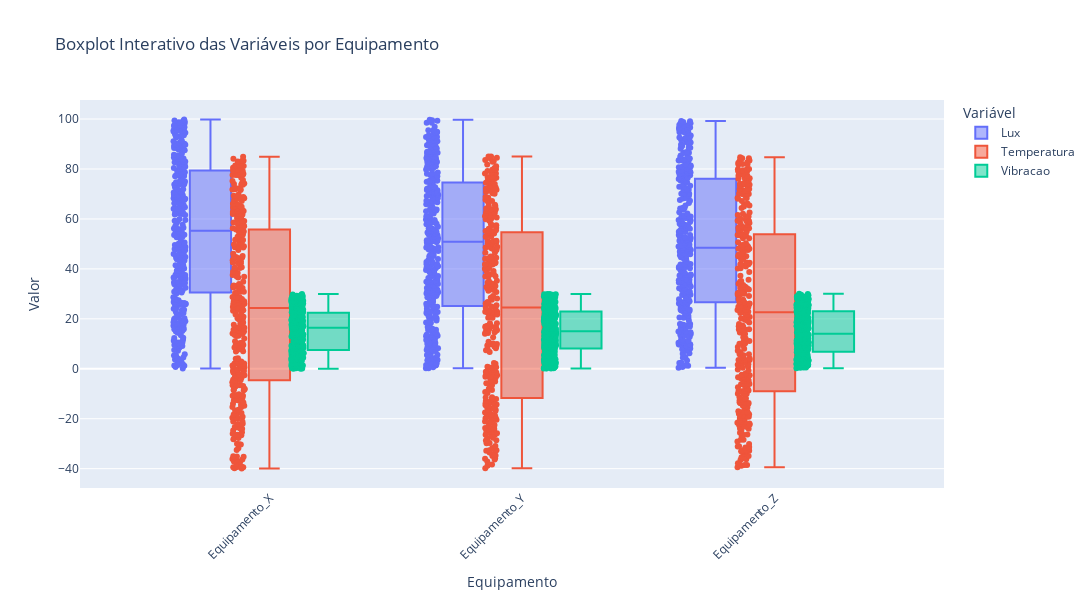

Source (notebook cell):
### Markdown cell above
📊 Boxplot interativo das variáveis por Tipo de Semente

Foi criado um boxplot interativo com Plotly para visualizar a distribuição das variáveis numéricas de cada tipo de semente de trigo. Através da função `melt()`, a base foi transformada para o formato longo, permitindo o agrupamento por classe (target) e por variável. Esse gráfico revela diferenças significativas nas medianas e amplitudes interquartis, além da presença de potenciais outliers. Por exemplo, as variedades Kama e Canadian apresentam padrões distintos em variáveis como Compacidade e Comprimento do Sulco do Núcleo. Essas diferenças são úteis para a criação de modelos de classificação baseados em características físicas das sementes.

### Code cell
#📊 Boxplot interativo das variáveis

df_long = df.melt(id_vars=boxplot_target_col,
                  value_vars=boxplot_cols,
                  var_name=boxplot_legend_title,
                  value_name=boxplot_yaxis_title)

fig = px.box(df_long,
             x=boxplot_target_col,
             y=boxplot_yaxis_title,
             color=boxplot_legend_title,
             points='all',
             title=boxplot_title)

fig.update_layout(
    xaxis_title=boxplot_xaxis_title,
    yaxis_title=boxplot_yaxis_title,
    boxmode=boxplot_mode,
    xaxis_tickangle=-45,
    legend_title=boxplot_legend_title,
    height=boxplot_height,
    width=boxplot_width
)
fig.show()

### Figure 1 — Plotly figure (JSON) as saved in the notebook; plotly's stock layout.template omitted (floating-point values rounded to 4 significant figures; data arrays with more than 128 entries replaced by an {"elided": "..."} marker saying what was removed)
{"data": [{"alignmentgroup": "True", "boxpoints": "all", "hovertemplate": "Variável=Lux<br>Equipamento=%{x}<br>Valor=%{y}<extra></extra>", "legendgroup": "Lux", "marker": {"color": "#636efa"}, "name": "Lux", "notched": false, "offsetgroup": "Lux", "orientation": "v", "showlegend": true, "type": "box", "x": {"elided": "1000 str values"}, "x0": " ", "xaxis": "x", "y": {"elided": "1000 float values"}, "y0": " ", "yaxis": "y"}, {"alignmentgroup": "True", "boxpoints": "all", "hovertemplate": "Variável=Temperatura<br>Equipamento=%{x}<br>Valor=%{y}<extra></extra>", "legendgroup": "Temperatura", "marker": {"color": "#EF553B"}, "name": "Temperatura", "notched": false, "offsetgroup": "Temperatura", "orientation": "v", "showlegend": true, "type": "box", "x": {"elided": "1000 str values"}, "x0": " ", "xaxis": "x", "y": {"elided": "1000 float values"}, "y0": " ", "yaxis": "y"}, {"alignmentgroup": "True", "boxpoints": "all", "hovertemplate": "Variável=Vibracao<br>Equipamento=%{x}<br>Valor=%{y}<extra></extra>", "legendgroup": "Vibracao", "marker": {"color": "#00cc96"}, "name": "Vibracao", "notched": false, "offsetgroup": "Vibracao", "orientation": "v", "showlegend": true, "type": "box", "x": {"elided": "1000 str values"}, "x0": " ", "xaxis": "x", "y": {"elided": "1000 float values"}, "y0": " ", "yaxis": "y"}], "layout": {"boxmode": "group", "height": 600, "legend": {"title": {"text": "Variável"}, "tracegroupgap": 0}, "title": {"text": "Boxplot Interativo das Variáveis por Equipamento"}, "width": 1200, "xaxis": {"anchor": "y", "domain": [0, 1], "tickangle": -45, "title": {"text": "Equipamento"}}, "yaxis": {"anchor": "x", "domain": [0, 1], "title": {"text": "Valor"}}}}
